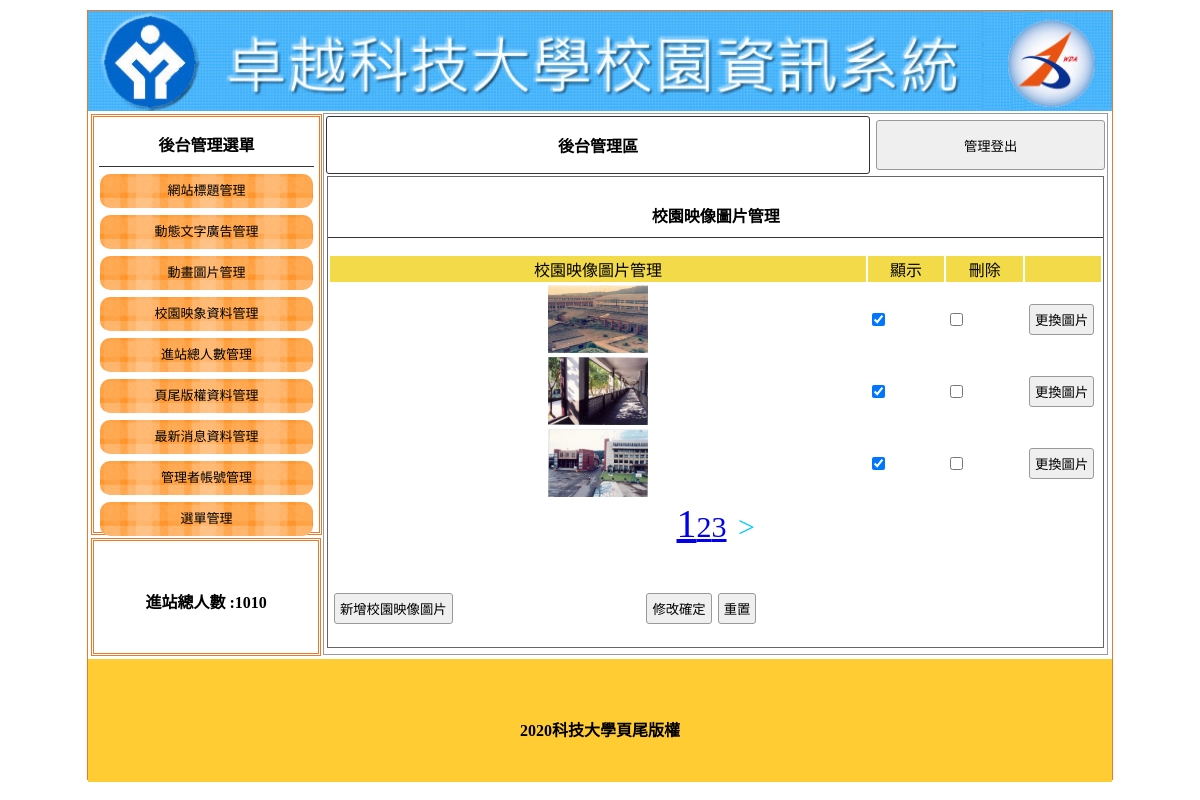
/backend.php?do=image (signed in), run on the app's committed database.
### tables this page shows
CREATE TABLE `title` (
  `id` int(11) UNSIGNED NOT NULL,
  `text` text DEFAULT NULL,
  `img` text DEFAULT NULL,
  `sh` int(1) NOT NULL
);

CREATE TABLE `total` (
  `id` int(11) UNSIGNED NOT NULL,
  `total` int(11) UNSIGNED NOT NULL
);

CREATE TABLE `image` (
  `id` int(11) UNSIGNED NOT NULL,
  `text` text DEFAULT NULL,
  `img` text DEFAULT NULL,
  `sh` int(1) NOT NULL
);

CREATE TABLE `bottom` (
  `id` int(11) UNSIGNED NOT NULL,
  `bottom` text NOT NULL
);

### base.php (called while the page is built, shortened)
<?php
$tstr=[
    'title'=>"網站標題管理",
    'ad'=>"動態文字廣告管理",
    'mvim'=>"動畫圖片管理",
    'image'=>"校園映像圖片管理",
    'total'=>"進站人數管理",
    'bottom'=>"頁尾版權文字管理",
    'news'=>"最新管理",
    'admin'=>"管理者管理",
    'menu'=>"選單管理",
];
$addstr=[
    'title'=>"新增網站標題",
    'ad'=>"新增動態文字廣告",
    'mvim'=>"新增動畫圖片",
    'image'=>"新增校園映像圖片",
    'total'=>"新增進站人數",
    'bottom'=>"新增頁尾版權文字",
    'news'=>"新增最新消息",
    'admin'=>"新增管理者",
    'menu'=>"新增主選單",
];
class DB{
    protected $table;
    protected $dsn="mysql:host=localhost;dbname=dbname1;charset=utf8";
    protected $pdo;
    function __construct($table){
        $this->table=$table;
        $this->pdo=new PDO($this->dsn,'root','');
    }
    function all(...$arg){
        $sql="select * from $this->table ";
        if(isset($arg[0])){
            if(is_array($arg[0])){
                foreach($arg[0] as $key => $value){
                    $tmp[]=sprintf("`%s`='%s'",$key,$value);
                }
                $sql .= " where ".implode(" && ",$tmp);
            }else{
                $sql .= $arg[0];
            }
        }
        return $this->pdo->query($sql)->fetchAll();
    }
    function count(...$arg){
        $sql="select count(*) from $this->table ";
        return $this->pdo->query($sql)->fetchColumn();
    }
    function find($id){
        $sql="select * from $this->table ";
        if(is_array($id)){
            foreach($id as $key => $value){
                $tmp[]=sprintf("`%s`='%s'",$key,$value);
            }
            $sql .= " where ".implode(" && ",$tmp);
        }else{
            $sql .= " where `id`='$id'";
        }
        return $this->pdo->query($sql)->fetch(PDO::FETCH_ASSOC);
    }
}
$Title=new DB("title");
$Image=new DB("image");
$Total=new DB("total");
$Bottom=new DB("bottom");
$News=new DB("news");
?>

### backend/image.php (the view, shortened to what this page needs)
<div style="width:99%; height:87%; margin:auto; overflow:auto; border:#666 1px solid;">
    <p class="t cent botli"><?=$tstr[$do];?></p>
    <form method="post" action="./api/edit.php">
        <table width="100%">
            <tbody>
                <tr class="yel">
                    <td width="70%"><?=$tstr[$do];?></td>
                    <td width="10%">顯示</td>
                    <td width="10%">刪除</td>
                    <td></td>
                </tr>
                <?php
                    $all=$News->count();
                    $div=3;
                    $pages=ceil($all/$div);
                    $now=(isset($_GET['p']))?$_GET['p']:1;
                    $start=($now-1)*$div;
                $rows=$Image->all(" limit $start,$div");
                foreach($rows as $row){
                ?>
                <tr>
                    <td class="cent" width="70%"><img src="./img/<?=$row['img'];?>" style="width:100px;height:68px"></td>
                    <td width="10%"><input type="checkbox" name="sh[]" value="<?=$row['id'];?>" <?=($row['sh']==1)?'checked':'';?>></td>
                    <td width="10%"><input type="checkbox" name="del[]" value="<?=$row['id'];?>"></td>
                    <td><input type="button" value="更換圖片" onclick="op('#cover','#cvr','./modal/upload.php?table=<?=$do;?>&id=<?=$row['id'];?>')"></td>
                </tr>
                <?php
                    }
                ?>
            </tbody>
        </table>
        <div style="text-align:center;">
        <?php
        for ($i=1; $i <=$pages ; $i++) {
            if ($now==$i) {
                $font="40px";
            }
            else{
                $font="30px";
            }
                echo "<a href='?do=image&p=$i' style='font-size:$font'>";
                echo $i;
                echo "</a>";
        }
        ?>
        <?php
        if ($now+1<=$pages) {
            ?>
        <a class="bl" style="font-size:30px;" href="?do=image&p=<?=$now+1;?>">&nbsp;&gt;</a>
        <?php
    }
    ?>
    </div>
        <table style="margin-top:40px; width:70%;">
            <tbody>
                <tr>
                    <td width="200px"><input type="button"
                            onclick="op('#cover','#cvr','./modal/<?=$do;?>.php?table=<?=$do;?>')"
                            value="<?=$addstr[$do];?>"></td>
                    <td class="cent"><input type="submit" value="修改確定"><input type="reset" value="重置">
                    </td>
                </tr>
            </tbody>
        </table>
    </form>
</div>

### backend.php (shortened to what this page needs)
<?php include_once "base.php";
?>
<!DOCTYPE html
    PUBLIC "-//W3C//DTD XHTML 1.0 Transitional//EN" "http://www.w3.org/TR/xhtml1/DTD/xhtml1-transitional.dtd">
<html xmlns="http://www.w3.org/1999/xhtml">
<head>
    <link href="./css/css.css" rel="stylesheet" type="text/css">
</head>
<body>
    <div id="main">
        <a title="<?=$Title->find(['sh'=>1])['text'];?>" href="index.php">
            <div class="ti" style="background:url('img/<?=$Title->find(['sh'=>1])['img'];?>'); background-size:cover;"></div>
        </a>
        <div id="ms">
            <div id="lf" style="float:left;">
                <div id="menuput" class="dbor">
                    <span class="t botli">後台管理選單</span>
                    <a style="color:#000; font-size:13px;text-align:center; text-decoration:none;"
                        href="?do=title">
                        <div class="mainmu">
                            網站標題管理 </div>
                    </a>
                    <a style="color:#000; font-size:13px;text-align:center; text-decoration:none;" href="?do=ad">
                        <div class="mainmu">
                            動態文字廣告管理 </div>
                    </a>
                    <a style="color:#000; font-size:13px;text-align:center; text-decoration:none;" href="?do=mvim">
                        <div class="mainmu">
                            動畫圖片管理 </div>
                    </a>
                    <a style="color:#000; font-size:13px;text-align:center; text-decoration:none;" href="?do=image">
                        <div class="mainmu">
                            校園映象資料管理 </div>
                    </a>
                    <a style="color:#000; font-size:13px;text-align:center; text-decoration:none;" href="?do=total">
                        <div class="mainmu">
                            進站總人數管理 </div>
                    </a>
                    <a style="color:#000; font-size:13px;text-align:center; text-decoration:none;" href="?do=bottom">
                        <div class="mainmu">
                            頁尾版權資料管理 </div>
                    </a>
                    <a style="color:#000; font-size:13px;text-align:center; text-decoration:none;" href="?do=news">
                        <div class="mainmu">
                            最新消息資料管理 </div>
                    </a>
                    <a style="color:#000; font-size:13px;text-align:center; text-decoration:none;" href="?do=admin">
                        <div class="mainmu">
                            管理者帳號管理 </div>
                    </a>
                    <a style="color:#000; font-size:13px;text-align:center; text-decoration:none;" href="?do=menu">
                        <div class="mainmu">
                            選單管理 </div>
                    </a>
                </div>
                <div class="dbor" style="margin:3px; width:95%; height:20%; line-height:100px;">
                    <span class="t">進站總人數 :<?=$Total->find(1)['total'];?> </span>
                </div>
            </div>
            <div class="di"
                style="height:540px; border:#999 1px solid; width:76.5%; margin:2px 0px 0px 0px; float:left; position:relative; left:20px;">
                <table width="100%">
                    <tbody>
                        <tr>
                            <td style="width:70%;font-weight:800; border:#333 1px solid; border-radius:3px;"
                                class="cent"><a href="?do=admin" style="color:#000; text-decoration:none;">後台管理區</a>
                            </td>
                            <td><button onclick="lo('api/logout.php')"
                                    style="width:99%; margin-right:2px; height:50px;">管理登出</button></td>
                        </tr>
                    </tbody>
                </table>
                <?php
                $do=(isset($_GET['do']))?$_GET['do']:'title';
                $file="./backend/".$do.".php";
                if(file_exists($file)){
                    include $file;
                }else{
                    include "./backend/title.php";
                }
                ?>
            </div>
        </div>
        <div
            style="width:1024px; left:0px; position:relative; background:#FC3; margin-top:4px; height:123px; display:block;">
            <span class="t" style="line-height:123px;"><?=$Bottom->find(1)['bottom'];?></span>
        </div>
    </div>
</body>
</html>

### css/css.css (style rules this page uses)
body { padding:0px; margin:0px; }
#main { width:1024px; height:768px; margin:10px auto 10px auto; border:#EE7728 1px solid; position:relative; }
.ti { width:100%; height:100px; position:relative; background-size:cover; background-repeat:no-repeat; }
.dbor { border:#EE7728 double 3px; margin:1px; padding:2px 10px 2px 10px; }
.t { font-weight:800; display:block; text-align:center; padding:10px 1px 10px 1px; }
.botli { border-bottom:#333 1px solid; }
.mainmu { position:relative; border-radius:10px; background:url(../icon/menu.fw.png) center no-repeat; background-size:cover; line-height:30px; padding:2px 10px 2px 10px; margin:7px 1px 7px 1px; height: 30px; }
#lf { height:540px; width:21%; display:inline-block; }
#menuput { width:100%; height:75%; position:relative; padding:5px; display:block; margin: 3px; }
.di { display:inline-block; }
.cent { text-align:center; }
input,button { border:#999 1px solid; border-radius:3px; background:#EFEFEF; padding:5px; margin:3px; }
.yel td { background:#F3DA49; text-align:center; }
.bl { color:#0CF; cursor:pointer; text-decoration:none; }

### data on the page
title: img (picture)
total: total "1010"
image: img (picture), sh "☑"
image: img (picture), sh "☑"
image: img (picture), sh "☑"
bottom: bottom "2020科技大學頁尾版權"

### other printed values
$tstr[$do] "校園映像圖片管理"
